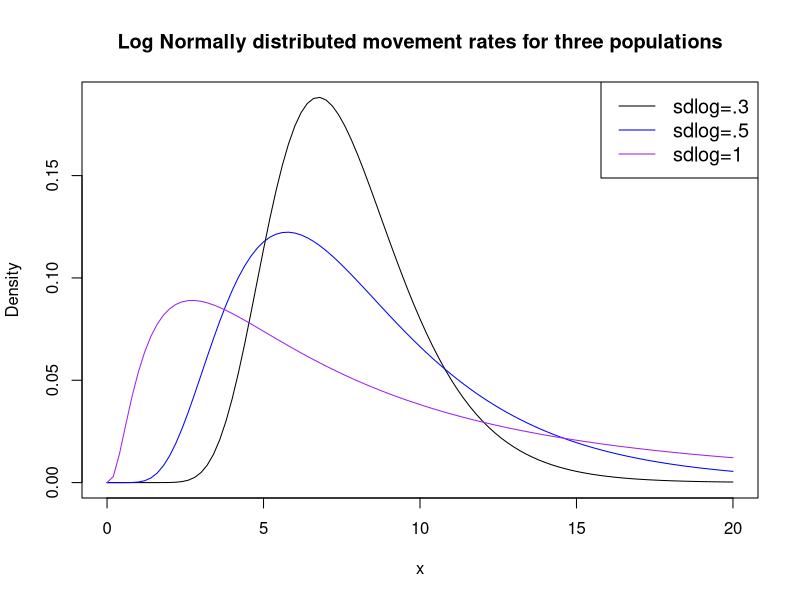
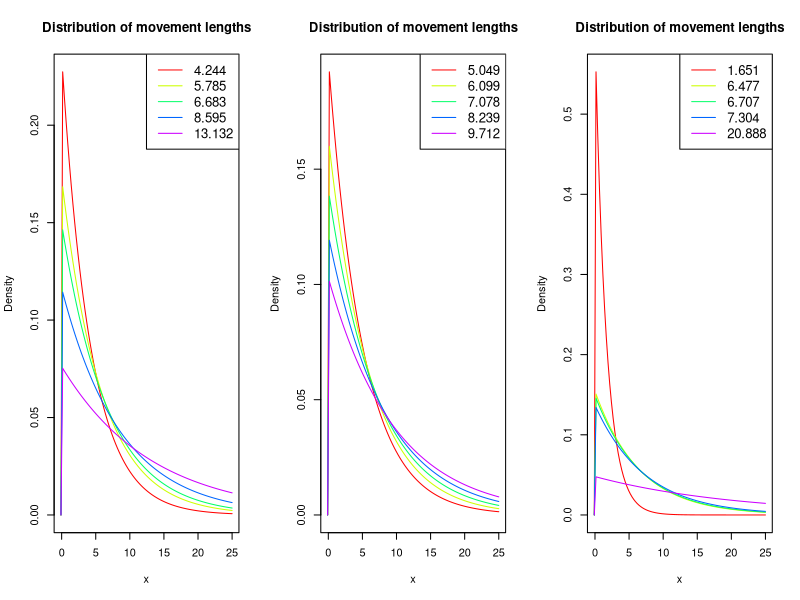
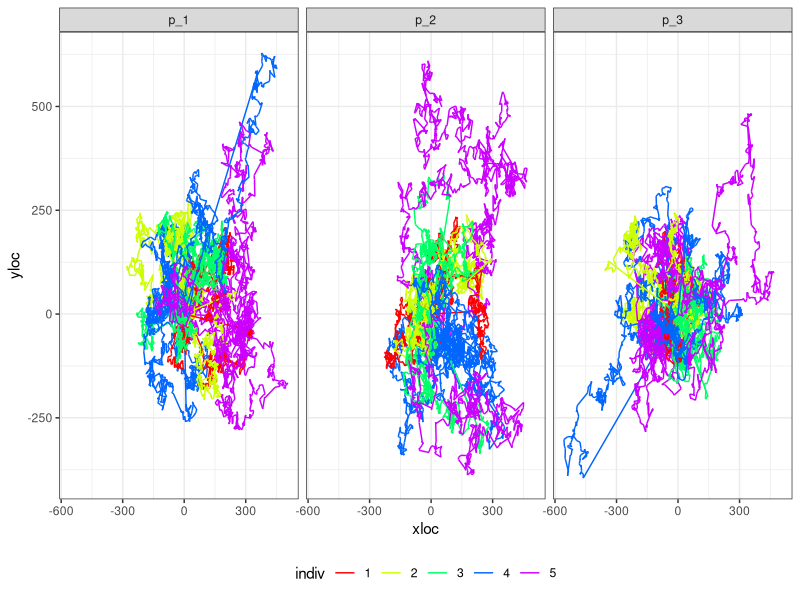
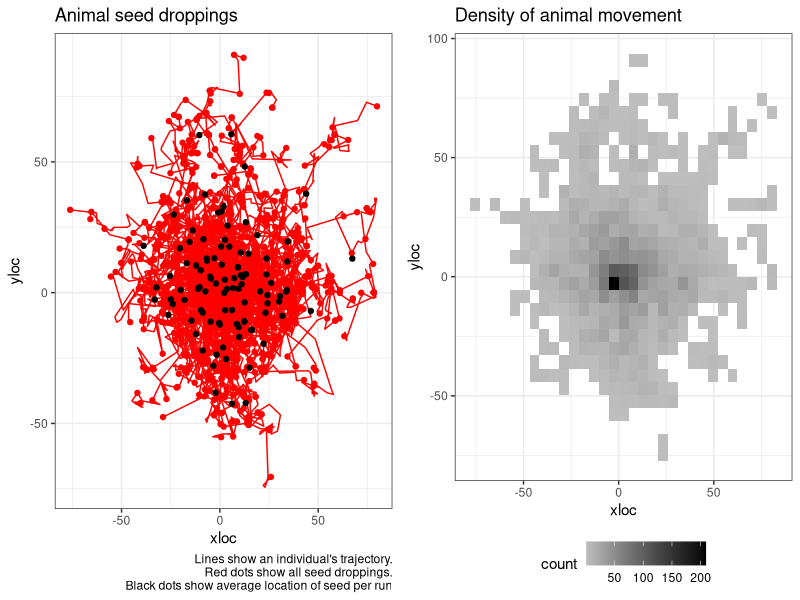
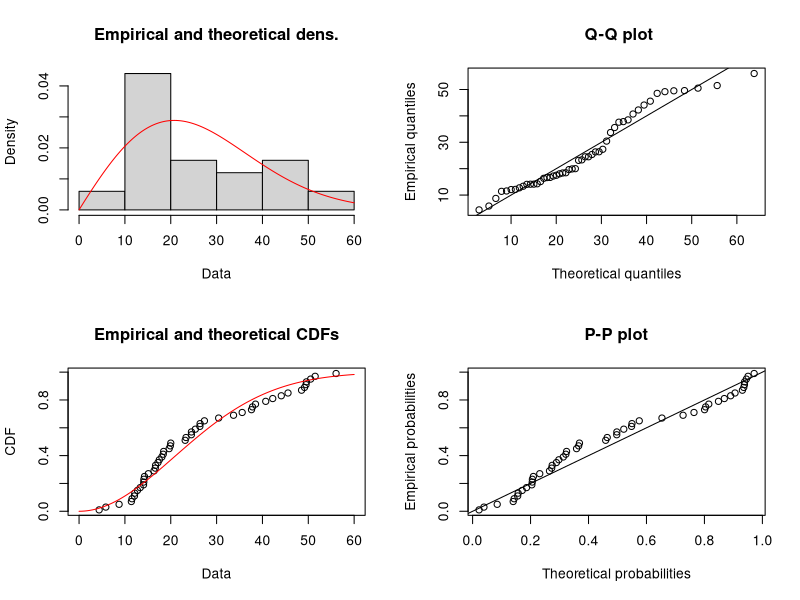
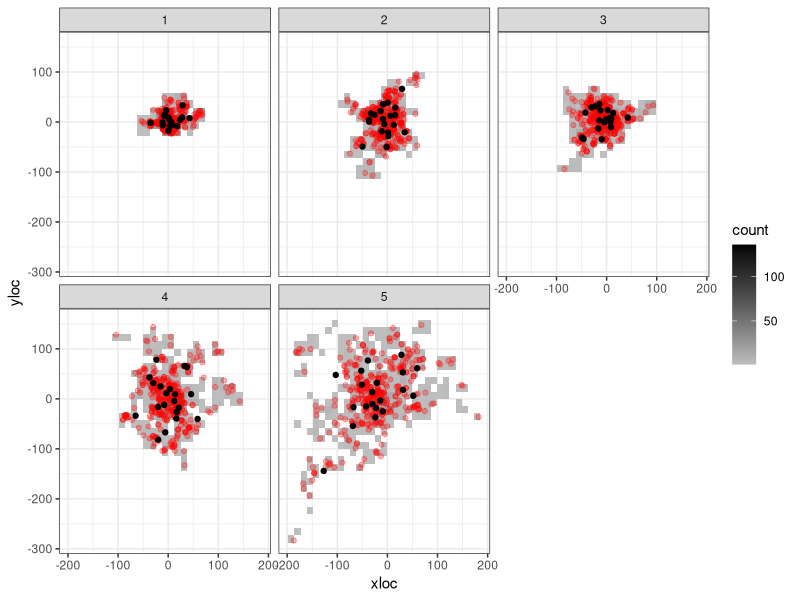
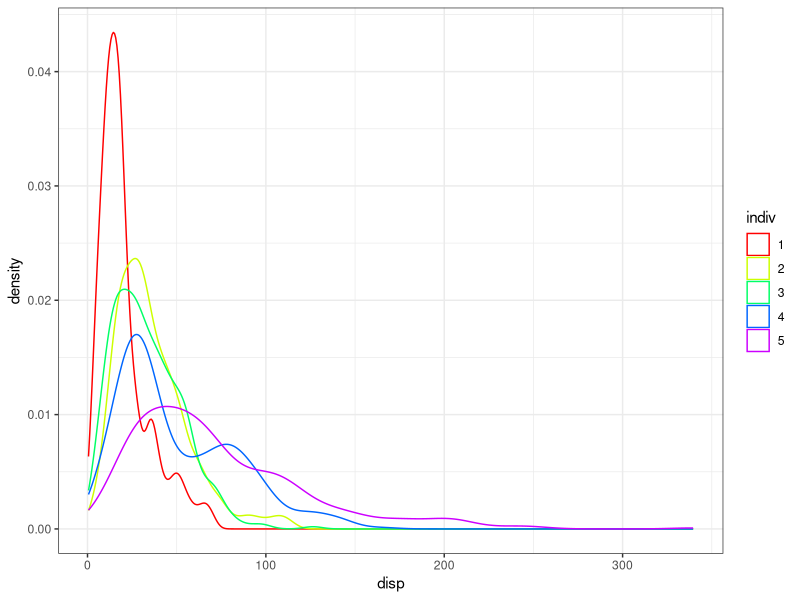
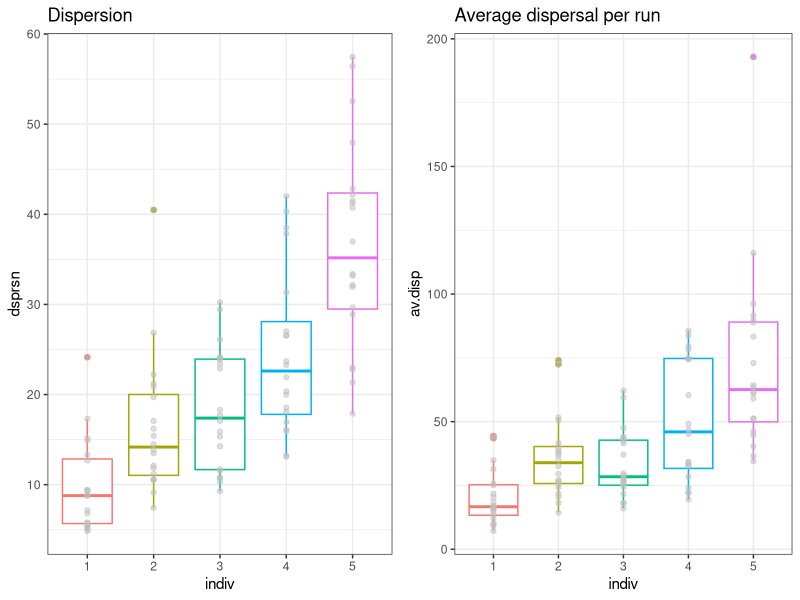

Reproduce these figures in R, in order.
## ---- chunk 1
knitr::opts_chunk$set(echo = FALSE)
knitr::opts_chunk$set(fig.width=12, fig.height=6) 
## ---- chunk 2
library(dplyr)
library(tidyr)
library(ggplot2)
library(cowplot)
library(fitdistrplus)
library(Hmisc)
## ---- chunk 3

av.mov.rate <- 2
max.x <- 20

mycols <- c("black", "blue", "purple")
#create density plots
curve(dlnorm(x, meanlog=av.mov.rate, sdlog=.3),
      from=0, to=max.x,
      col=mycols[1],
      main = 'Log Normally distributed movement rates for three populations', #add title
      ylab = 'Density', #change y-axis label
      )

curve(dlnorm(x, meanlog=av.mov.rate, sdlog=.5), 
      from=0, to=max.x,
      col=mycols[2], add=TRUE)

curve(dlnorm(x, meanlog=av.mov.rate, sdlog=1), 
      from=0, to=max.x,
      col=mycols[3], add=TRUE)

#add legend
legend("topright", legend=c("sdlog=.3", "sdlog=.5", "sdlog=1"),
       col=mycols, lty=1, cex=1.2)
## ---- chunk 4
n.individuals <- 5
m_1 <- sort(round(rlnorm(n.individuals, meanlog = av.mov.rate, sdlog = 0.3),3))
m_2 <- sort(round(rlnorm(n.individuals, meanlog = av.mov.rate, sdlog = 0.5),3))
m_3 <- sort(round(rlnorm(n.individuals, meanlog = av.mov.rate, sdlog = 1),3))
## ---- chunk 5

par(mfrow=c(1,3))
mycols <- rainbow(n.individuals, s=1)

range <- c(-0.1,max.x+5)
#create density plots
#########################################################################
# Fist population
curve(dexp(x, 1/m_1[1]), #notice rate for exponential is 1/movement rate.
      from=range[1], to=range[2], 
      col=mycols[1],
      main = 'Distribution of movement lengths', #add title
      ylab = 'Density', #change y-axis label
      xlab = "x"
      )
for(i in 2:5){
  curve(dexp(x, 1/m_1[i]), 
        from=range[1], to=range[2],
        col=mycols[i], add=TRUE)
}

#add legend
legend("topright", legend= m_1,
       col=mycols, lty=1, cex=1.2)
#########################################################################
# Second population
curve(dexp(x, 1/m_2[1]), #notice rate for exponential is 1/movement rate.
      from=range[1], to=range[2], 
      col=mycols[1],
      main = 'Distribution of movement lengths', #add title
      ylab = 'Density', #change y-axis label
      xlab = "x"
      )
for(i in 2:5){
  curve(dexp(x, 1/m_2[i]), 
        from=range[1], to=range[2],
        col=mycols[i], add=TRUE)
}

#add legend
legend("topright", legend= m_2,
       col=mycols, lty=1, cex=1.2)

#########################################################################
# Third population
curve(dexp(x, 1/m_3[1]), #notice rate for exponential is 1/movement rate.
      from=range[1], to=range[2], 
      col=mycols[1],
      main = 'Distribution of movement lengths', #add title
      ylab = 'Density', #change y-axis label
      xlab = "x"
      )
for(i in 2:5){
  curve(dexp(x, 1/m_3[i]), 
        from=range[1], to=range[2],
        col=mycols[i], add=TRUE)
}

#add legend
legend("topright", legend= m_3,
       col=mycols, lty=1, cex=1.2)
## ---- chunk 6
sim_movement <- function(prm, t = 1000, plot.it = TRUE, return.data.frame = FALSE){
  tru.rate <- round(prm, 3)
  movedist <- rexp(t, rate = 1/tru.rate)
  angle <- runif(t, min = 0, max = 360)
  distx <- movedist*cos(angle)
  xloc <- c(0, cumsum(distx))
  disty <- movedist*sin(angle)
  yloc <- c(0, cumsum(disty))
  animalTraj <- data.frame(time = 0:t, xloc = xloc, yloc = yloc)
  if(plot.it == TRUE){
    plot(x = xloc, y = yloc, type = "l", main = paste("Rate=",tru.rate))
  }
  if(return.data.frame == TRUE){
    return(animalTraj)
  }
}
## ---- chunk 7
nruns <- 3
m.data <- data.frame(m_1, m_2, m_3)

df <- NULL

for(m in 1:3){
  m.0 <- m.data[m]
  for(j in 1:n.individuals){
  for(k in 1:nruns){
  a <- sim_movement(m_2[j], plot.it = FALSE, return.data.frame = TRUE) %>% 
    mutate(indiv = as.factor(j),
           run = paste0("r_", k),
           pop.id = paste0("p_",m))
  df <- rbind.data.frame(df, a)
}
}
  
}


df %>% 
  ggplot(., aes(x = xloc, y=yloc, group = run, color = indiv)) +
  facet_wrap(~pop.id) +
  geom_path() +
  scale_color_manual(values = mycols) +
  theme_bw() +
  theme(legend.position = "bottom") +
  NULL
## ---- chunk 8
sim_seeds <- function(nseeds = 20, m.prms = NULL,...){
  grt <- round(rgamma(nseeds, shape = 4, scale = 5))
  t.grt <- max(grt)

  df <- sim_movement(m.prms, t = t.grt, plot.it = FALSE, return.data.frame = TRUE)

  df %>% 
    left_join(., data.frame(s.id = 1:nseeds, time = grt)) %>% 
    mutate(disp = sqrt(xloc^2+yloc^2)) -> df
  
  return(df)
}

summ_seeds <- function(df = NULL){
  df %>% 
  drop_na(s.id) %>% 
  mutate(xi = (mean(xloc)-xloc)^2,
         yi = (mean(yloc)-yloc)^2) %>% 
  summarise(x = mean(xloc),
            y = mean(yloc),
            av.disp = mean(disp),
            se.disp = sd(disp)/sqrt(n()),
            dsprsn = sum(sqrt(xi+yi))/n()) -> s.df
  return(s.df)
}

# a <- sim_seeds(m.prms = m_1[1])
# summ_seeds(a)
## ---- chunk 9
nruns <- 100
ex.i <- 1
df <- NULL
summ.df <- NULL

for(j in 1:ex.i){
  for(k in 1:nruns){
    a <- sim_seeds(m.prms = m_1[j]) %>% 
      mutate(indiv = as.factor(j),
             run = factor(paste0("r_", k), levels = paste0("r_", 1:nruns)))
    
    b <- summ_seeds(a) %>% 
      mutate(indiv = as.factor(j),
             run = factor(paste0("r_", k), levels = paste0("r_", 1:nruns)))
    
    df <- rbind.data.frame(df, a) 
    summ.df <- rbind.data.frame(summ.df, b) 
}
}
## ---- chunk 10

df %>% 
  ggplot(., aes(x = xloc, y=yloc, 
                group = run,
                color = indiv)) +
  # facet_wrap(~run) +
  geom_path() +
  scale_color_manual(values = mycols) +
  geom_point(data = df %>% drop_na(s.id), 
             aes(x = xloc, y = yloc)) +
  geom_point(data = summ.df, aes(x = x, y=y), color = "black") +
  theme_bw() +
  labs(title = "Animal seed droppings", caption = "Lines show an individual's trajectory.\n Red dots show all seed droppings.\n Black dots show average location of seed per run") +
  theme(legend.position = "none") -> p1
# p1

df %>% 
  ggplot(., aes(x = xloc, y = yloc)) +
  # stat_density_2d(aes(fill = ..level..), geom = "polygon", colour="white") +
  geom_bin2d() +
  # geom_hex() +
  # scale_fill_continuous(type = "viridis") +
  scale_fill_gradient(low = "grey", high = "black") +
  # geom_point(data = df %>% drop_na(s.id), 
  #            aes(x = xloc, y = yloc), color = mycols[ex.i], alpha = 0.3) +
  # geom_point(data = summ.df, aes(x = x, y=y), color = "black") +
  theme_bw() +
  theme(legend.position = "bottom") +
  labs(title = "Density of animal movement") -> p2
# p2

cowplot::plot_grid(p1, p2)
  
# summ.df %>% 
#   ggplot(., aes(y = dsprsn)) +
#   geom_boxplot()
# 
# summ.df %>% 
#   ggplot(., aes(x = av.disp)) +
#   geom_density(color = "blue") + # for the average dispersal per run
#   geom_density(data = df %>% drop_na(s.id),
#                  aes(x = disp)) + # for every seed
#   theme_bw()
## ---- chunk 11
# s.df <- df %>% drop_na(s.id)

s.df <- df %>% drop_na(s.id) %>% 
  sample_n(., 50)
  


g <- fitdist(s.df$disp, distr = "weibull")
## ---- chunk 12
summary(g)
plot(g)

# library(MASS)
# fitdistr(s.df$disp, densfun = "weibull")
## ---- chunk 13
nruns <- 20

df <- NULL
summ.df <- NULL

for(j in 1:n.individuals){
  for(k in 1:nruns){
    a <- sim_seeds(m.prms = m_1[j]) %>% 
      mutate(indiv = as.factor(j),
             run = factor(paste0("r_", k), levels = paste0("r_", 1:nruns)))
    
    b <- summ_seeds(a) %>% 
      mutate(indiv = as.factor(j),
             run = factor(paste0("r_", k), levels = paste0("r_", 1:nruns)))
    
    df <- rbind.data.frame(df, a) 
    summ.df <- rbind.data.frame(summ.df, b) 
}
}
## ---- chunk 14
df %>% 
  ggplot(., aes(x = xloc, y = yloc)) +
  facet_wrap(~indiv) +
  # stat_density_2d(aes(fill = ..level..), geom = "polygon", colour="white") +
  geom_bin2d() +
  # geom_hex() +
  # scale_fill_continuous(type = "viridis") +
  scale_fill_gradient(low = "grey", high = "black") +
  geom_point(data = df %>% drop_na(s.id),
             aes(x = xloc, y = yloc), color = "red", alpha = 0.3) +
  geom_point(data = summ.df, aes(x = x, y=y), color = "black") +
  theme_bw()
## ---- chunk 15
df %>% 
  drop_na(s.id) %>% 
  ggplot(., aes(x = disp, color = indiv)) +
  geom_density() +
  scale_color_manual(values = mycols) +
  theme_bw()

## ---- chunk 16
summ.df %>% 
  ggplot(., aes(y = dsprsn, x = indiv, color = indiv)) +
  geom_boxplot() +
  geom_point(color = "grey", alpha = 0.5) +
  labs(title = "Dispersion") +
  theme_bw() +
  theme(legend.position = "none") -> p1
# p1

summ.df %>% 
  ggplot(., aes(y = av.disp, x = indiv, color = indiv)) +
  geom_boxplot() +
  geom_point(color = "grey", alpha = 0.5) +
  labs(title = "Average dispersal per run") +
  theme_bw() +
  theme(legend.position = "none") -> p2
# p2

plot_grid(p1, p2)
## ---- chunk 17
weib.boot <- NULL

for(j in 1:10){
      s.df <- df %>% drop_na(s.id) %>%
      group_by(indiv) %>%
      sample_n(., 50)
    
    # s.df <- df %>% drop_na(s.id)
    
    weib.fits <- NULL
    
    for(i in 1:n.individuals){
      dat <- s.df %>% 
        filter(indiv == i)
      #g <- fitdist(dat$disp, distr = "weibull", method = 'mle', lower = c(0,0))
      g <- fitdistr(dat$disp, densfun = "weibull", lower = c(0,0))
      prms.weib <- data.frame(est.shape = as.numeric(g$estimate[1]),
                              est.scale = as.numeric(g$estimate[2]),
                              loglik = g$loglik, indiv = i)
      weib.fits <- rbind.data.frame(weib.fits, prms.weib)
      # plot(g)
    }
    
    weib.boot <- rbind.data.frame(weib.boot, weib.fits %>% mutate(boot = j))
}

# weib.boot
## ---- chunk 18

weib.boot %>% 
  ggplot(., aes(x = factor(indiv), y = est.shape)) +
  geom_violin() +
  #geom_boxplot(width = 0.1) +
  stat_summary(fun.data=mean_sdl, mult=1, 
                 geom="pointrange", color="red") +
  labs(title = "Shape") +
  theme_bw() -> p1

weib.boot %>% 
  ggplot(., aes(x = factor(indiv), y = est.scale)) +
  geom_violin() +
  #geom_boxplot(width = 0.1) +
  stat_summary(fun.data=mean_sdl, mult=1, 
                 geom="pointrange", color="red") +
  labs(title = "Scale") +
  theme_bw() -> p2

plot_grid(p1, p2)
## ---- chunk 19
weib.boot.pool <- NULL

for(j in 1:10){
      s.df <- df %>% drop_na(s.id) %>%
      sample_n(., 50)

    
    g <- fitdistr(s.df$disp, densfun = "weibull", lower = c(0,0))
    
    prms.weib <- data.frame(est.shape = as.numeric(g$estimate[1]),
                              est.scale = as.numeric(g$estimate[2]),
                              loglik = g$loglik, indiv = 0)
    
    weib.boot.pool <- rbind.data.frame(weib.boot.pool, prms.weib %>% mutate(boot = j))
}

## ---- chunk 20

weib.boot %>% 
  rbind.data.frame(., weib.boot.pool) -> weib.boot

weib.boot %>% 
  ggplot(., aes(x = factor(indiv), y = est.shape)) +
  geom_violin() +
  #geom_boxplot(width = 0.1) +
  stat_summary(fun.data=mean_sdl, mult=1, 
                 geom="pointrange", color="red") +
  labs(title = "Shape") +
  theme_bw() -> p1

weib.boot %>% 
  ggplot(., aes(x = factor(indiv), y = est.scale)) +
  geom_violin() +
  #geom_boxplot(width = 0.1) +
  stat_summary(fun.data=mean_sdl, mult=1, 
                 geom="pointrange", color="red") +
  labs(title = "Scale") +
  theme_bw() -> p2

plot_grid(p1, p2)
